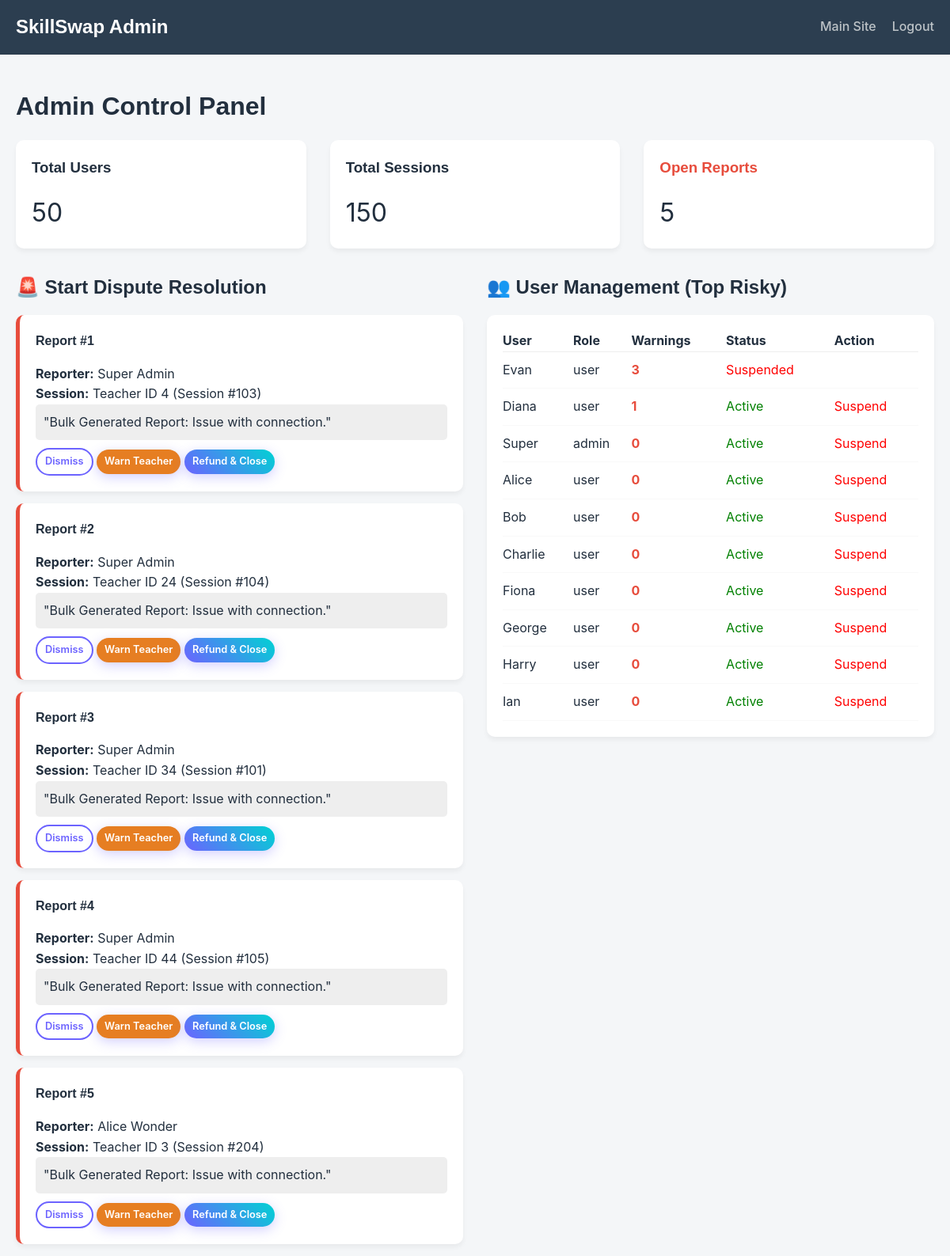
The page /admin_dashboard.php (signed in) on the database its author committed.
### tables this page shows
CREATE TABLE `report` (
    `report_id` INT AUTO_INCREMENT PRIMARY KEY,
    `session_teacher_id` INT,
    `session_no` INT,
    `reporter_user_id` INT,
    `description` TEXT,
    `status` ENUM('open','closed'),
    `created_at` DATETIME,
    `resolution_text` TEXT,
    `resolved_at` DATETIME,
    `resolved_by_user_id` INT,

    FOREIGN KEY (`session_teacher_id`, `session_no`)
        REFERENCES `session`(`teacher_id`, `session_no`)
        ON DELETE CASCADE,

    FOREIGN KEY (`reporter_user_id`)
        REFERENCES `user`(`user_id`)
        ON DELETE CASCADE,

    FOREIGN KEY (`resolved_by_user_id`)
        REFERENCES `user`(`user_id`)
        ON DELETE SET NULL
);

CREATE TABLE `user` (
    `user_id` INT AUTO_INCREMENT PRIMARY KEY,
    
    `first_name` VARCHAR(50),
    `last_name` VARCHAR(50),
    `email` VARCHAR(120) UNIQUE NOT NULL,
    `password` VARCHAR(100) NOT NULL,
    `role` ENUM('admin','user') DEFAULT 'user',
    `preferred_language` VARCHAR(50),
    `city` VARCHAR(80),
    `country` VARCHAR(80),

    `skillpoints` INT DEFAULT 0,
    
     
    `warning_count` INT DEFAULT 0,
    `is_suspended` BOOLEAN DEFAULT FALSE,
    
     
    `profile_picture` VARCHAR(255) DEFAULT 'default.png'
);

### admin_dashboard.php (the view, shortened to what this page needs)
<?php
include 'includes/db.php';
$stats = [
    'users' => $conn->query("SELECT COUNT(*) as c FROM user")->fetch_assoc()['c'],
    'sessions' => $conn->query("SELECT COUNT(*) as c FROM session")->fetch_assoc()['c'],
    'reports' => $conn->query("SELECT COUNT(*) as c FROM report WHERE status = 'open'")->fetch_assoc()['c']
];
$reports = $conn->query("SELECT r.*, u.first_name, u.last_name FROM report r JOIN user u ON r.reporter_user_id = u.user_id WHERE r.status = 'open'");
$users = $conn->query("SELECT * FROM user ORDER BY warning_count DESC LIMIT 10");
?>
<!DOCTYPE html>
<html lang="en">
<head>
    <link rel="stylesheet" href="css/style.css">
</head>
<body style="background: #f4f6f8;">
<header style="background: #2c3e50;">
    <div class="container">
        <nav>
            <a href="index.php" class="logo" style="color:white;">SkillSwap Admin</a>
            <div class="nav-links">
                <a href="index.php" style="color:#bdc3c7;">Main Site</a>
                <a href="logout.php" style="color:#bdc3c7;">Logout</a>
            </div>
        </nav>
    </div>
</header>
<div class="container" style="margin-top: 40px;">
    <h1>Admin Control Panel</h1>
    <div class="grid-3" style="margin-bottom: 30px;">
        <div class="admin-card">
            <h3>Total Users</h3>
            <p style="font-size: 2rem;"><?php echo $stats['users']; ?></p>
        </div>
        <div class="admin-card">
            <h3>Total Sessions</h3>
            <p style="font-size: 2rem;"><?php echo $stats['sessions']; ?></p>
        </div>
        <div class="admin-card">
            <h3 style="color: #e74c3c;">Open Reports</h3>
            <p style="font-size: 2rem;"><?php echo $stats['reports']; ?></p>
        </div>
    </div>
    <div class="grid-2">
        <div>
            <h2>🚨 Start Dispute Resolution</h2>
            <?php if($reports->num_rows > 0): ?>
                <?php while($r = $reports->fetch_assoc()): ?>
                    <div class="admin-card" style="margin-bottom: 15px; border-left: 5px solid #e74c3c;">
                        <h4>Report #<?php echo $r['report_id']; ?></h4>
                        <p><strong>Reporter:</strong> <?php echo $r['first_name'] . ' ' . $r['last_name']; ?></p>
                        <p><strong>Session:</strong> Teacher ID <?php echo $r['session_teacher_id']; ?> (Session #<?php echo $r['session_no']; ?>)</p>
                        <p style="background: #eee; padding: 10px; border-radius: 5px;">"<?php echo $r['description']; ?>"</p>
                        <div style="margin-top: 10px;">
                            <a href="admin_dashboard.php?action=resolve_report&report_id=<?php echo $r['report_id']; ?>&resolution=Dismissed" class="btn btn-outline btn-sm">Dismiss</a>
                            <a href="admin_dashboard.php?action=warn_user&user_id=<?php echo $r['session_teacher_id']; ?>" class="btn btn-primary btn-sm" style="background:#e67e22;">Warn Teacher</a>
                             <a href="admin_dashboard.php?action=resolve_report&report_id=<?php echo $r['report_id']; ?>&resolution=Refunded" class="btn btn-primary btn-sm">Refund & Close</a>
                        </div>
                    </div>
                <?php endwhile; ?>
            <?php else: ?>
                <div class="admin-card"><p>No open disputes.</p></div>
            <?php endif; ?>
        </div>
        <div>
            <h2>👥 User Management (Top Risky)</h2>
            <div class="admin-card">
                <table style="width: 100%; border-collapse: collapse;">
                    <thead>
                        <tr style="text-align: left; border-bottom: 1px solid #eee;">
                            <th>User</th>
                            <th>Role</th>
                            <th>Warnings</th>
                            <th>Status</th>
                            <th>Action</th>
                        </tr>
                    </thead>
                    <tbody>
                        <?php while($u = $users->fetch_assoc()): ?>
                            <tr style="border-bottom: 1px solid #f9f9f9;">
                                <td style="padding: 10px 0;"><?php echo $u['first_name']; ?></td>
                                <td><?php echo $u['role']; ?></td>
                                <td style="color: #e74c3c; font-weight: bold;"><?php echo $u['warning_count']; ?></td>
                                <td>
                                    <?php echo $u['is_suspended'] ? '<span style="color:red;">Suspended</span>' : '<span style="color:green;">Active</span>'; ?>
                                </td>
                                <td>
                                    <?php if(!$u['is_suspended']): ?>
                                        <a href="admin_dashboard.php?action=suspend_user&user_id=<?php echo $u['user_id']; ?>" style="color: red; text-decoration: none;">Suspend</a>
                                    <?php endif; ?>
                                </td>
                            </tr>
                        <?php endwhile; ?>
                    </tbody>
                </table>
            </div>
        </div>
    </div>
</div>
</body>
</html>

### css/style.css (style rules this page uses)
:root { --primary: #6C63FF; --primary-dark: #5a52d5; --secondary: #00D2D3; --accent: #FF9F43; --danger: #FF6B6B; --success: #1dd1a1; --dark: #222f3e; --light: #f8f9fa; --glass: rgba(255, 255, 255, 0.95); --glass-border: rgba(255, 255, 255, 0.2); --font-heading: 'Poppins', sans-serif; --font-body: 'Inter', sans-serif; }
* { margin: 0; padding: 0; box-sizing: border-box; font-family: var(--font-body); }
body { background: linear-gradient(135deg, #f5f7fa 0%, #c3cfe2 100%); color: var(--dark); line-height: 1.6; min-height: 100vh; }
h1, h2, h3, h4, h5, h6 { font-family: var(--font-heading); color: var(--dark); margin-bottom: 1rem; }
a { text-decoration: none; color: var(--primary); transition: all 0.3s ease; }
.container { max-width: 1200px; margin: 0 auto; padding: 0 20px; }
.btn { display: inline-block; padding: 12px 24px; border-radius: 50px; font-weight: 600; cursor: pointer; border: none; transition: transform 0.2s, box-shadow 0.2s; }
.btn-primary { background: linear-gradient(45deg, var(--primary), var(--secondary)); color: white; box-shadow: 0 4px 15px rgba(108, 99, 255, 0.3); }
.btn-outline { background: transparent; border: 2px solid var(--primary); color: var(--primary); }
header { background: var(--glass); backdrop-filter: blur(10px); position: sticky; top: 0; z-index: 1000; border-bottom: 1px solid rgba(0,0,0,0.05); padding: 15px 0; }
nav { display: flex; justify-content: space-between; align-items: center; }
.logo { font-size: 1.5rem; font-weight: 800; color: var(--primary); font-family: var(--font-heading); }
.nav-links { display: flex; gap: 20px; }
.nav-links a { color: var(--dark); font-weight: 500; }
.grid-2 { display: grid; grid-template-columns: 1fr 1fr; gap: 30px; }
.grid-3 { display: grid; grid-template-columns: repeat(3, 1fr); gap: 30px; }

### admin_dashboard.php (style rules this page uses)
.admin-card { background: white; padding: 20px; border-radius: 10px; box-shadow: 0 4px 6px rgba(0,0,0,0.05); }
.btn-sm { padding: 5px 10px; font-size: 0.8rem; }

### rows shown on the page
report: report_id "1", reporter_user.first_name "Super", reporter_user.last_name "Admin", session_teacher "4", session_no "103", description "Bulk Generated Report: Issue with connection."
report: report_id "2", reporter_user.first_name "Super", reporter_user.last_name "Admin", session_teacher "24", session_no "104", description "Bulk Generated Report: Issue with connection."
report: report_id "3", reporter_user.first_name "Super", reporter_user.last_name "Admin", session_teacher "34", session_no "101", description "Bulk Generated Report: Issue with connection."
report: report_id "4", reporter_user.first_name "Super", reporter_user.last_name "Admin", session_teacher "44", session_no "105", description "Bulk Generated Report: Issue with connection."
report: report_id "5", reporter_user.first_name "Alice", reporter_user.last_name "Wonder", session_teacher "3", session_no "204", description "Bulk Generated Report: Issue with connection."
user: first_name "Evan", role "user", warning_count "3", is_suspended "Suspended"
user: first_name "Diana", role "user", warning_count "1", is_suspended "Active"
user: first_name "Super", role "admin", warning_count "0", is_suspended "Active"
user: first_name "Alice", role "user", warning_count "0", is_suspended "Active"
user: first_name "Bob", role "user", warning_count "0", is_suspended "Active"
user: first_name "Charlie", role "user", warning_count "0", is_suspended "Active"
user: first_name "Fiona", role "user", warning_count "0", is_suspended "Active"
user: first_name "George", role "user", warning_count "0", is_suspended "Active"
user: first_name "Harry", role "user", warning_count "0", is_suspended "Active"
user: first_name "Ian", role "user", warning_count "0", is_suspended "Active"

### other values the page prints
$stats['users'] "50"
$stats['sessions'] "150"
$stats['reports'] "5"
